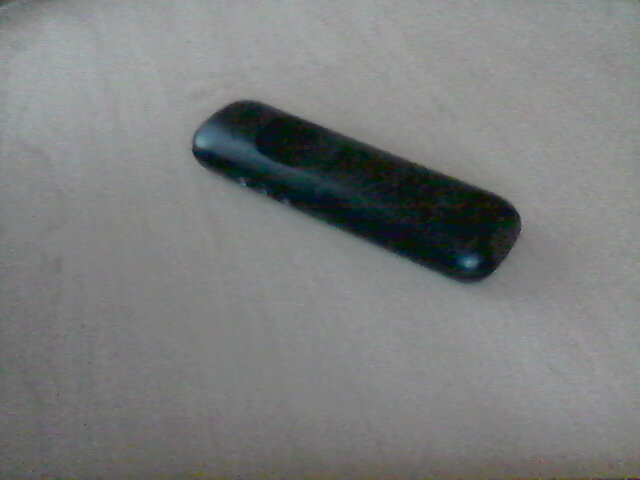
#> input picture image.jpg, 640 x 480 px
$ python main.py
#> lines starting #> are read from the running program, lines starting #| are printed output that depends on the picture; after the words box and inside, x2 and y2 are one past the last pixel; in counts of white or black regions, pixels touching at a corner belong together
import cv2
import numpy as np

# Leer la imagen
# Establecer punto a analizar
img = cv2.imread("image.jpg")
#> img is the input picture: shape (480, 640, 3); mean B, G, R 125.3, 125.6, 123.6

# Definir los puntos de interés en la imagen
corners = cv2.goodFeaturesToTrack(cv2.cvtColor(img, cv2.COLOR_BGR2GRAY), 10, 0.01, 10)
#> corners = [[244, 184], [476, 261], [194, 144], [494, 271], [520, 229], [466, 266], [84, 424], [415, 163], [421, 265], [427, 168]]
corners = np.int0(corners)

# Mostrar imagen
#cv2.imshow("antes", img)

# Dibujar los puntos de interés en la imagen
for corner in corners:
    x, y = corner.ravel()
    cv2.circle(img, (x, y), 5, (0, 255, 0), -1)
#> this loop made 10 passes
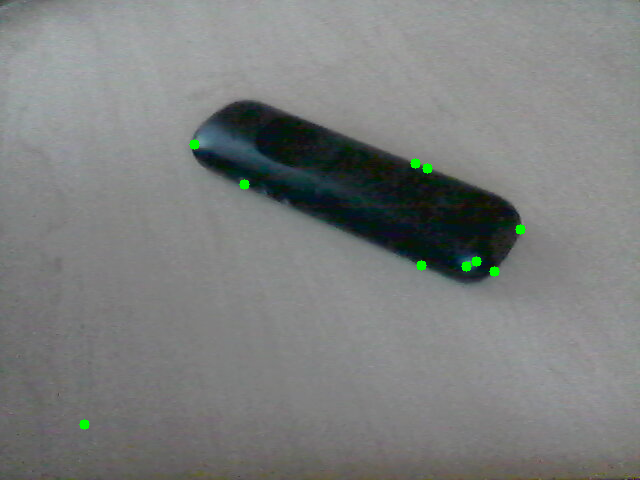
#> img: shape (480, 640, 3); 0.26% of pixels changed, all inside (x1, y1, x2, y2) = (79, 139, 526, 430)

# Definir los puntos de objeto correspondientes a los puntos de interés
obj_points = np.zeros((10, 3), np.float32)
obj_points[:, :2] = np.mgrid[0:5, 0:2].T.reshape(-1, 2)


# Determinar los puntos de interes de manera manual con el siguiente codigo o bien con el algoritmo de Harris o canny
object_points = []
def select_points(event, x, y, flags, params):

    if event == cv2.EVENT_LBUTTONUP:
        cv2.circle(img, (x, y), 5, (0, 0, 255), -1)
        object_points.append([x, y, 0])

# Mostrar la imagen y esperar a que se seleccionen los puntos de interés
# Hacer la seleccion de los puntos de aquellos bordes, de preferencia en sentido antihorario
cv2.namedWindow('Image')
cv2.setMouseCallback('Image', select_points)
cv2.imshow('Image', img)
cv2.waitKey(0)
cv2.destroyAllWindows()


#> (the run stopped early here; a loop or call above may not have finished)
